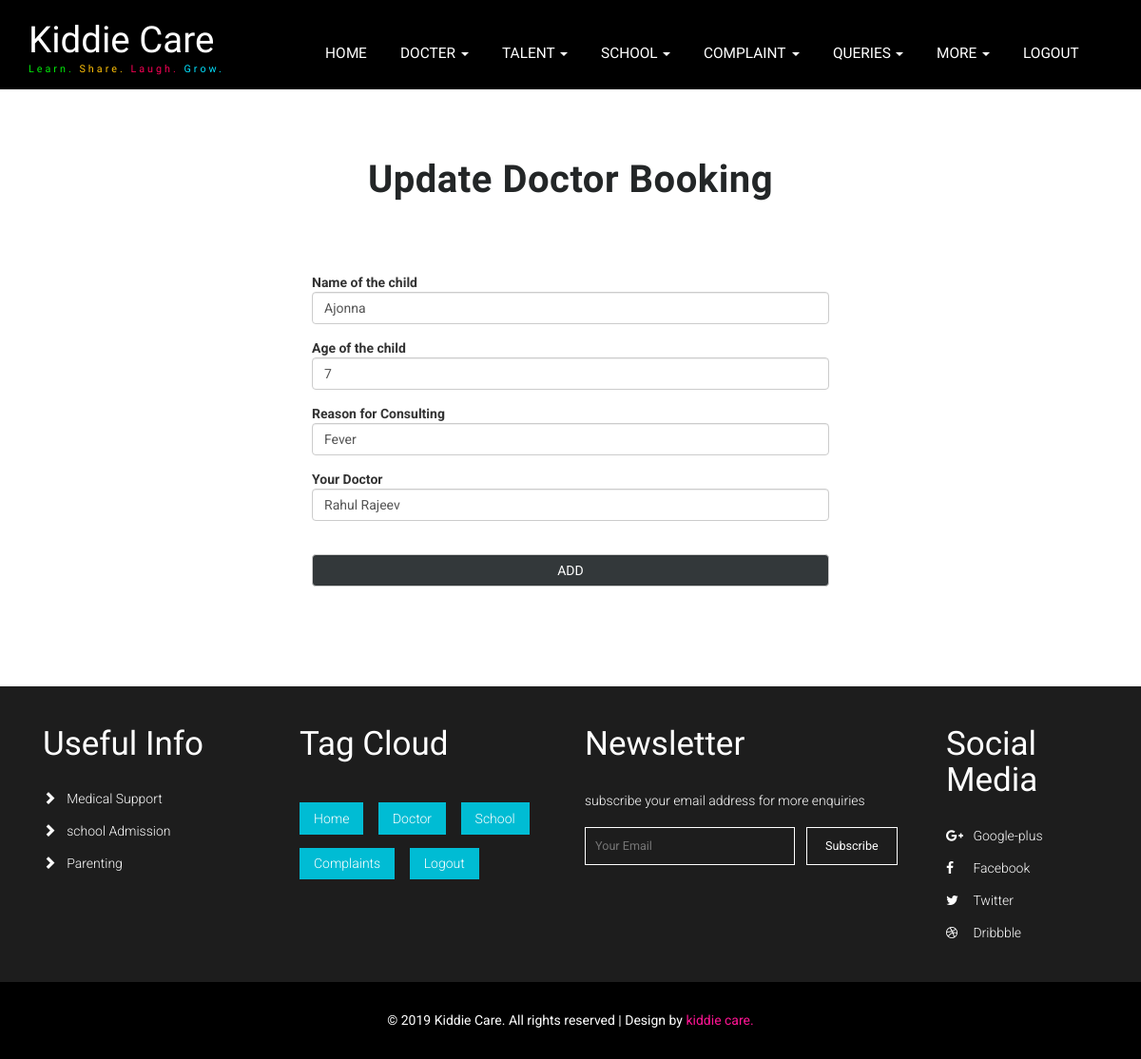
The page /bookdoctorupdate/2 (signed in) on the database its author committed.
### kiddiecloud/models.py (models this page shows)
class BookDoctor(db.Model):
    id = db.Column(db.Integer, primary_key=True)
    user = db.Column(db.String(200))
    name = db.Column(db.String(200), nullable=False)
    age = db.Column(db.String(200), nullable=False)
    reason = db.Column(db.String(200), nullable=False)
    doctorname = db.Column(db.String(200), nullable=False)
    status = db.Column(db.String(200),nullable = False)
    date = db.Column(db.String(200),default="Not Confirmed")
    time = db.Column(db.String(200),default="Not Confirmed")

### kiddiecloud/routes.py (the view)
@app.route('/bookdoctorupdate/<int:id>', methods=['GET', 'POST'])
@login_required
def bookdoctorupdate(id):
    task = BookDoctor.query.get_or_404(id)
    if request.method == 'POST':
        task.name = request.form['name']
        task.age = request.form['age']
        task.reason = request.form['reason']
        task.doctorname = request.form['doctorname']
        try:
            db.session.commit()
            return redirect('/bookdoctorview')
        except:
            return 'There was an issue updating your task'
    else:
        return render_template('bookdoctorupdate.html', task=task)

### kiddiecloud/models.py (called while the page is built)
@login_manager.user_loader
def load_user(id):
    return User.query.get(int(id))

### kiddiecloud/templates/bookdoctorupdate.html
{%extends "user_layout.html"%}
{%block content%}
<div class="inner_content_info_agileits">
    <div class="container">
        <h3 class="heading-agileinfo">Update Doctor Booking</h3>
        <div class="modal-body align-w3">
            <form action="/bookdoctorupdate/{{task.id}}" method="POST" class="p-sm-3">
                <div class="form-group">
                    <label class="mb-2">Name of the child</label>
                    <input type="text" class="form-control" id="name" name="name" value="{{task.name}}" aria-describedby="emailHelp" placeholder="" required="">
                </div>
                <div class="form-group">
                    <label class="mb-2">Age of the child</label>
                    <input type="text" class="form-control" id="age" name="age" value="{{task.age}}" aria-describedby="emailHelp" placeholder="" required="">
                </div>
                <div class="form-group">
                    <label class="mb-2">Reason for Consulting</label>
                    <input type="text" class="form-control" id="reason" name="reason" value="{{task.reason}}" aria-describedby="emailHelp" placeholder="" required="">
                </div>
                <div class="form-group">
                    <label>Your Doctor</label>
                    <input type="text" class="form-control" id="doctorname" name="doctorname" value="{{task.doctorname}}" aria-describedby="emailHelp" placeholder="" required="">
                </div><br>
                <div class="right-w3l">
                    <input type="submit" class="form-control bg-theme" value="ADD">
                </div>
            </form>
        </div>
    </div>
</div>
{%endblock%}

### kiddiecloud/static/css/style.css (style rules this page uses)
body { margin:0; font-family: 'Roboto', sans-serif; background: #fff; }
h1,h2,h3,h4,h5,h6 { margin:0; font-family: 'Yanone Kaffeesatz', sans-serif; }
ul,label { margin:0; padding:0; }
.modal-body { padding: 0 2em 2.5em; }
.inner_content_info_agileits { padding: 5em 0; }
.modal-body { max-width: 600px; margin: 0 auto; }
.heading-agileinfo { font-weight: 600; letter-spacing: .5px; font-size: 40px; margin-bottom: 1.9em; text-align: center; color: rgb(35, 38, 39); text-transform: capitalize; position: relative; margin-top: 0; }
.bg-theme { background: rgb(51, 56, 58); color: #fff; }

### rows shown on the page
BookDoctor: name "Ajonna", age "7", reason "Fever", doctorname "Rahul Rajeev"
